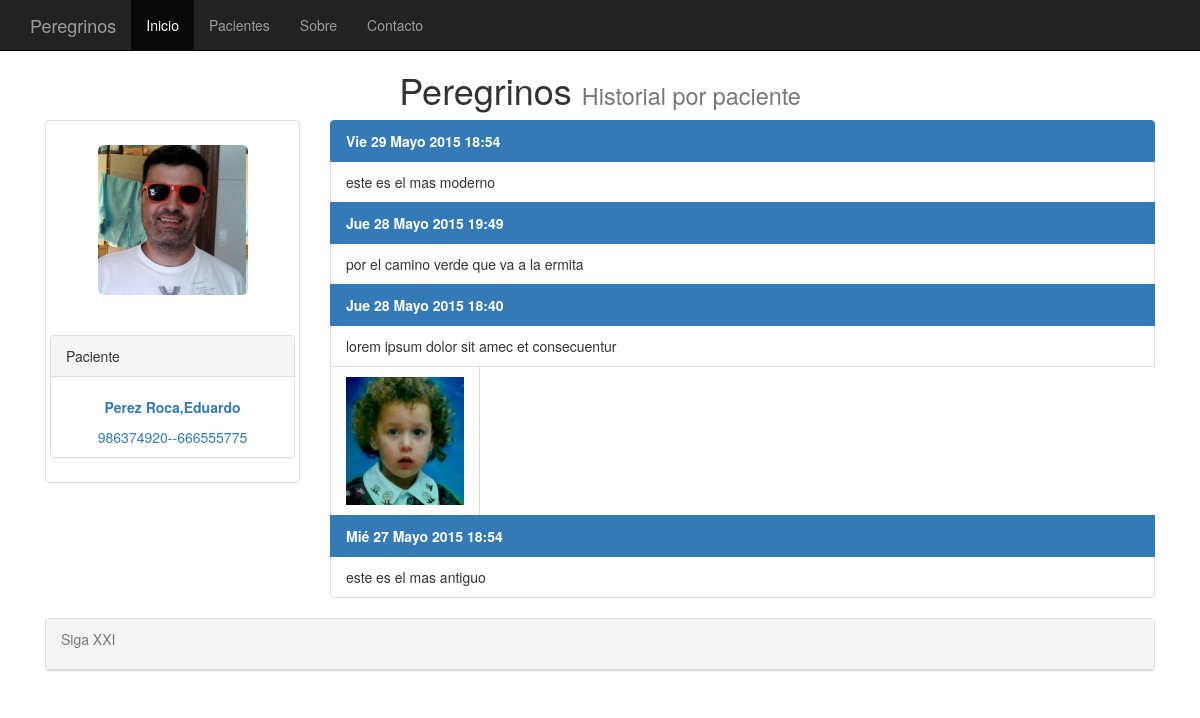
The page /historial/2/ on the database its author committed.
### clinica/models.py (models this page shows, shortened)
class clientes(models.Model):
    nombre = models.CharField(max_length=75)
    apellidos = models.CharField(max_length=75)
    telefono =  models.PositiveIntegerField(null=True, blank=True)
    telefono2 = models.PositiveIntegerField(null=True, blank=True)
    antiguedad = models.DateTimeField(default=datetime.now, blank=True)
    fotografia = models.ImageField(upload_to='imagenes', blank=True)

class historial(models.Model):
    cliente = models.ForeignKey(clientes, default=None, null=True, blank=True)
    fecha = models.DateTimeField(default=datetime.now, blank=True)
    comentario = models.TextField()
    fotografia = models.ImageField(upload_to='imagenes', blank=True)

### clinica/views.py (the view)
# urls.py: url(r'^historial/([\w]+)/$', ListaHistorial.as_view(), name='listahistorial' ),
class ListaHistorial(ListView):
    def get_queryset(self):
        self.cliente = get_object_or_404(clientes, id=self.args[0])
        return historial.objects.filter(cliente=self.cliente).order_by('-fecha')
    def get_context_data(self,**kwargs):
        context = super(ListaHistorial,self).get_context_data(**kwargs)
        context['cliente']=self.cliente
        return context

### templates/clinica/historial_list.html (shortened to what this page needs)
{% extends "base.html" %}
{%   load   staticfiles   %}
{% block titulo %}
Historial por paciente
{% endblock %}
{% block content %}
<row>
	<div class="col-md-3">
		<div class="thumbnail">
			<br />
			{% if cliente.fotografia %}
			<img src="{{ cliente.fotografia.url }}" class="img-rounded" width="150" height="200" >
			{% else %}
			<img src="/media/imagenes/user.jpg" class="img-rounded">
			{% endif %}
			<br/><br />
			<div class="panel panel-default">
				<div class="panel-heading">
					Paciente
				</div>
				<div if ="panel-body">
					<br />
					<p class="text-primary text-center"><strong>{{ cliente.apellidos | capfirst}},{{ cliente.nombre | capfirst}}</strong></p>
					<p class="text-primary text-center">{{ cliente.telefono }}--{{ cliente.telefono2 }}</p>
  			</div>
				</div>
			</div>
	</div>
	<div class="col-md-9" >
		{% if object_list %}
			<div class="list-group">
				{% for historial  in object_list %}
					<spam class="list-group-item active"><strong>{{ historial.fecha | date:"D j  F  Y H:i" }}</strong></spam>
					<spam class="list-group-item"><smal>{{ historial.comentario }}</smal></spam>
					{% if historial.fotografia %}
						<img src="{{ historial.fotografia.url }}" width="150" height="150" class="list-group-item" >
					{% endif %}
				{% endfor %}
			</div>
		{% else %}
			<p>No hay historiales.</p>
		{% endif %}
	</div>
</row>
{% endblock %}

### rows shown on the page
clientes: fotografia (picture), apellidos "Perez Roca", nombre "Eduardo", telefono "986374920", telefono2 "666555775"
historial: fecha "Vie 29 Mayo 2015 18:54", comentario "este es el mas moderno"
historial: fecha "Jue 28 Mayo 2015 19:49", comentario "por el camino verde que va a la ermita"
historial: fecha "Jue 28 Mayo 2015 18:40", comentario "lorem ipsum dolor sit amec et consecuentur", fotografia (picture)
historial: fecha "Mié 27 Mayo 2015 18:54", comentario "este es el mas antiguo"
